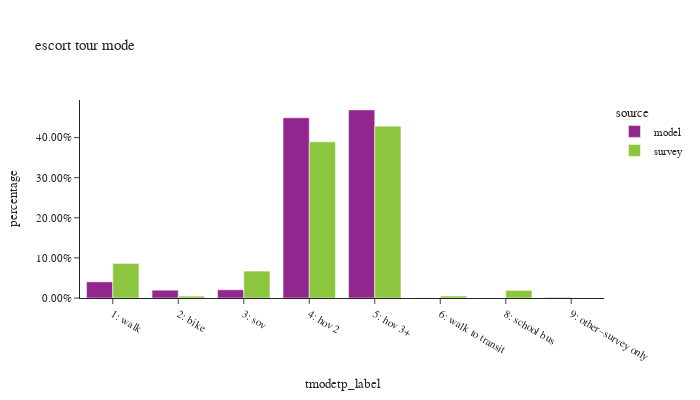

The code cell stored with this chart in its notebook:
### Code cell
df_plot = es_tour.groupby(['source','tmodetp_label'])['toexpfac'].sum().reset_index()
df_plot['percentage'] = df_plot.groupby(['source'], group_keys=False)['toexpfac']. \
    apply(lambda x: x / float(x.sum()))
df_plot['source'] = df_plot['source'].astype(pd.CategoricalDtype(['model', 'survey']))

df_plot_ct = es_tour.groupby(['source','tmodetp_label'])['toexpfac'].count().reset_index(). \
    rename(columns={'toexpfac':'sample count'})
df_plot = df_plot.merge(df_plot_ct, on=['source','tmodetp_label'])

fig = px.bar(df_plot.sort_values(by=['source']), x="tmodetp_label", y="percentage", color="source",
             barmode="group",hover_data=['sample count'],title="escort tour mode")
fig.update_layout(height=400, width=700, font=dict(size=11),
                  xaxis = dict(dtick = 1, categoryorder='category ascending'),
                  yaxis=dict(tickformat=".2%"))
fig.show()

### Figure 1 — Plotly figure (JSON) as saved in the notebook; plotly's stock layout.template omitted (floating-point values rounded to 4 significant figures)
{"data": [{"alignmentgroup": "True", "customdata": [[29370], [14198], [14911], [327545], [341952], [132], [912]], "hovertemplate": "source=model<br>tmodetp_label=%{x}<br>percentage=%{y}<br>sample count=%{customdata[0]}<extra></extra>", "legendgroup": "model", "marker": {"color": "#91268F", "pattern": {"shape": ""}}, "name": "model", "offsetgroup": "model", "orientation": "v", "showlegend": true, "textposition": "auto", "type": "bar", "x": ["1: walk", "2: bike", "3: sov", "4: hov 2", "5: hov 3+", "6: walk to transit", "9: other–survey only"], "xaxis": "x", "y": [0.04029, 0.01948, 0.02045, 0.4493, 0.4691, 0.0001811, 0.001251], "yaxis": "y"}, {"alignmentgroup": "True", "customdata": [[115], [17], [70], [368], [290], [14], [7], [1]], "hovertemplate": "source=survey<br>tmodetp_label=%{x}<br>percentage=%{y}<br>sample count=%{customdata[0]}<extra></extra>", "legendgroup": "survey", "marker": {"color": "#8CC63E", "pattern": {"shape": ""}}, "name": "survey", "offsetgroup": "survey", "orientation": "v", "showlegend": true, "textposition": "auto", "type": "bar", "x": ["1: walk", "2: bike", "3: sov", "4: hov 2", "5: hov 3+", "6: walk to transit", "8: school bus", "9: other–survey only"], "xaxis": "x", "y": [0.08632, 0.00468, 0.06712, 0.3894, 0.4285, 0.004969, 0.01906, 8.236e-06], "yaxis": "y"}], "layout": {"barmode": "group", "font": {"size": 11}, "height": 400, "legend": {"title": {"text": "source"}, "tracegroupgap": 0}, "title": {"text": "escort tour mode"}, "width": 700, "xaxis": {"anchor": "y", "categoryorder": "category ascending", "domain": [0.0, 1.0], "dtick": 1, "title": {"text": "tmodetp_label"}}, "yaxis": {"anchor": "x", "domain": [0.0, 1.0], "tickformat": ".2%", "title": {"text": "percentage"}}}}
